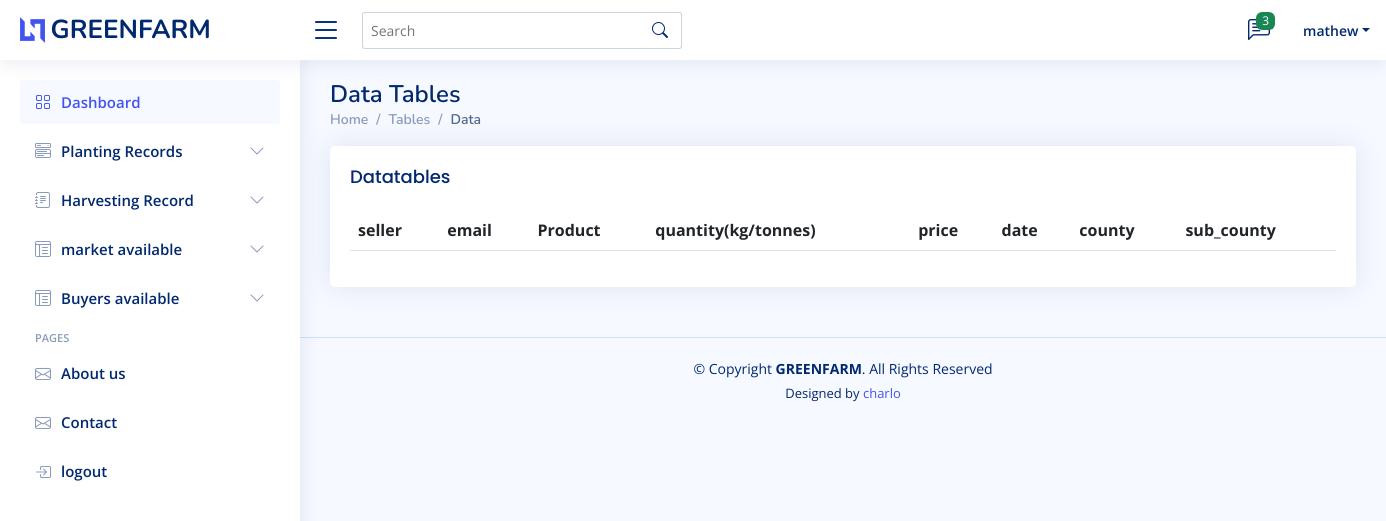
The page /market/ (signed in) on the database as committed earlier.
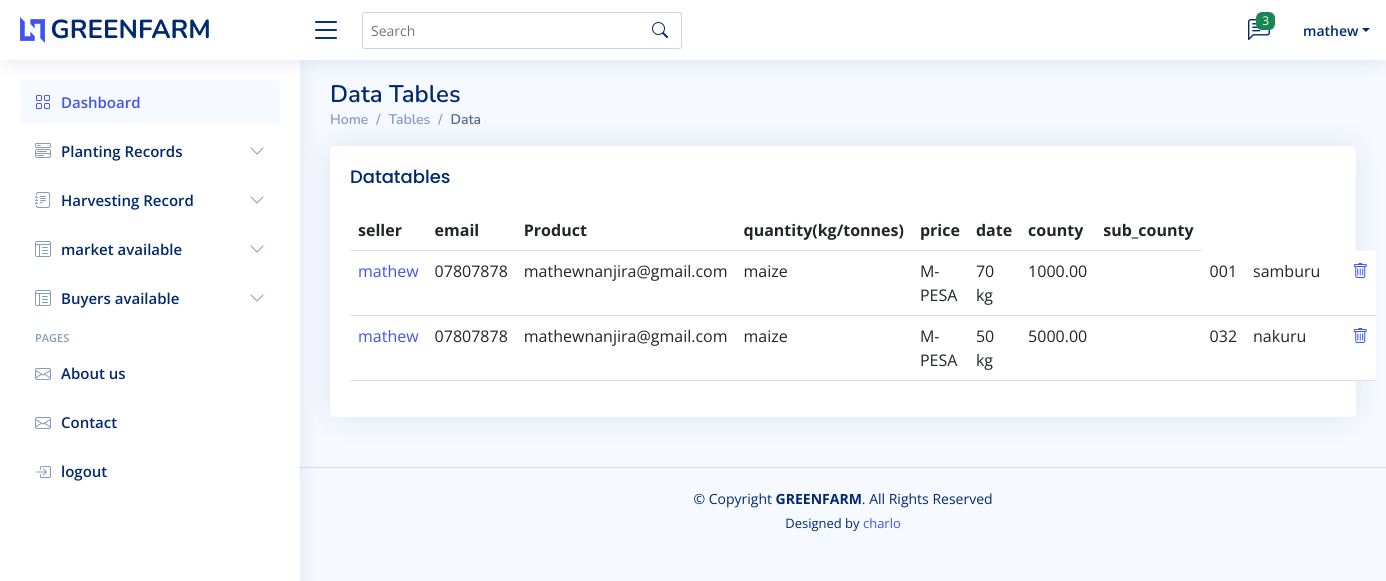
The same page on the database as committed later.
### gfarm/models.py (models this page shows)
class Post_Sell(models.Model):
    seller = models.ForeignKey(User, on_delete=models. CASCADE, default="username")
    phone_no = models.CharField(max_length=10, blank=True)
    email= models.EmailField(max_length=200)
    Product = models.CharField(max_length=200)
    paymethod_method = models.CharField(max_length=50, choices=PAYMENT, default='m-pesa')
    quantity_in_kg_or_tonnes  = models.CharField(max_length=50)
    Stoke_costing = models.DecimalField(max_digits=1000000000, decimal_places=2)
    trade_on=models.DateTimeField(default=datetime.now)
    county = models.CharField(max_length=100, choices=COUNTIES, default='mombasa')
    sub_county = models.CharField(blank=False, null=False, max_length=100)

### gfarm/views.py (the view)
# urls.py: path("market/", FarmMarketingListView.as_view(), name="marketplaces"),
class FarmMarketingListView(LoginRequiredMixin, ListView):
     queryset = Post_Sell.objects.all()
     context_object_name = "market"
     template_name = "NiceAdmin/market_list.html"

### gfarm/templates/NiceAdmin/market_list.html (shortened to what this page needs)
{% extends 'base.html' %} {% block body %} {% load static %}
<main id="main" class="main">
    <div class="pagetitle">
        <h1>Data Tables</h1>
        <nav>
            <ol class="breadcrumb">
                <li class="breadcrumb-item"><a href="index.html">Home</a></li>
                <li class="breadcrumb-item">Tables</li>
                <li class="breadcrumb-item active">Data</li>
            </ol>
        </nav>
    </div>
    <section class="section">
        <div class="row">
            <div class="col-lg-12">
                <div class="card">
                    <div class="card-body">
                        <h5 class="card-title">Datatables</h5>
                        <table class="table datatable">
                            <thead>
                                <tr>
                                    <th scope="col">seller</th>
                                    <th scope="col">email</th>
                                    <th scope="col">Product</th>
                                    <th scope="col">quantity(kg/tonnes)</th>
                                    <th scope="col">price</th>
                                    <th scope="col">date</th>
                                    <th scope="col">county</th>
                                    <th scope="col">sub_county</th>
                                </tr>
                            </thead>
                            <tbody>
                                {% for markets in market %}
                                <tr>
                                    <td><a href="{%url 'update_market' markets.id %}">{{markets.seller}}</a></td>
                                    <td>{{markets.phone_no}}</td>
                                    <td>{{markets.email}}</td>
                                    <td>{{markets.Product}}</td>
                                    <td>{{markets.paymethod_method}}</td>
                                    <td>{{markets.quantity_in_kg_or_tonnes}}</td>
                                    <td>{{markets.Stoke_costing}}</td>
                                    <td>{{markets.traded_on}}</td>
                                    <td>{{markets.county}}</td>
                                    <td>{{markets.sub_county}}</td>
                                    <td></td>
                                        <td><a href="{% url 'delete_market' markets.id %}">
                                            <div class="icon">
                                                <i class="bi bi-trash"></i>
                                            </div>
                                        </a></td>
                                </tr>
                                {% endfor %}
                            </tbody>
                        </table>
                    </div>
                </div>
            </div>
        </div>
    </section>
</main>
{% endblock %}

Rows that differ between the two databases and show on the page:
added Post_Sell: seller "mathew", phone_no "07807878", email "mathewnanjira@gmail.com", Product "maize", paymethod_method "M-PESA", quantity_in_kg_or_tonnes "70 kg", Stoke_costing "1000.00", county "001", sub_county "samburu"
added Post_Sell: seller "mathew", phone_no "07807878", email "mathewnanjira@gmail.com", Product "maize", paymethod_method "M-PESA", quantity_in_kg_or_tonnes "50 kg", Stoke_costing "5000.00", county "032", sub_county "nakuru"
